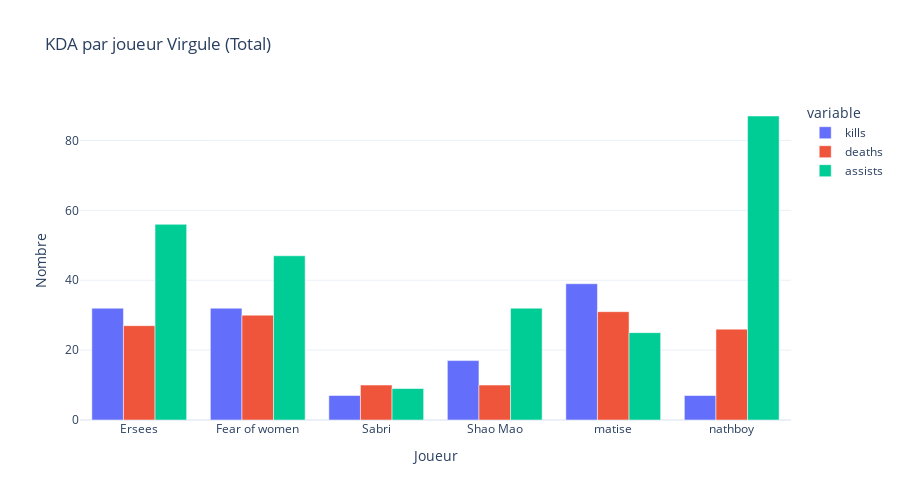

The code cell stored with this chart in its notebook:
### Markdown cell above
## Graphiques - Performance des joueurs

### Code cell
# Graphique KDA par joueur
fig_kda = px.bar(
    kda_stats.reset_index(),
    x="player_name",
    y=["kills", "deaths", "assists"],
    title="KDA par joueur Virgule (Total)",
    barmode="group",
    labels={"player_name": "Joueur", "value": "Nombre"}
)
fig_kda.update_layout(height=500, width=900, template="plotly_white")
fig_kda.show()

### Figure 1 — Plotly figure (JSON) as saved in the notebook; plotly's stock layout.template omitted (floating-point values rounded to 4 significant figures)
{"data": [{"alignmentgroup": "True", "hovertemplate": "variable=kills<br>Joueur=%{x}<br>Nombre=%{y}<extra></extra>", "legendgroup": "kills", "marker": {"color": "#636efa", "pattern": {"shape": ""}}, "name": "kills", "offsetgroup": "kills", "orientation": "v", "showlegend": true, "textposition": "auto", "type": "bar", "x": ["Ersees", "Fear of women", "Sabri", "Shao Mao", "matise", "nathboy"], "xaxis": "x", "y": [32, 32, 7, 17, 39, 7], "yaxis": "y"}, {"alignmentgroup": "True", "hovertemplate": "variable=deaths<br>Joueur=%{x}<br>Nombre=%{y}<extra></extra>", "legendgroup": "deaths", "marker": {"color": "#EF553B", "pattern": {"shape": ""}}, "name": "deaths", "offsetgroup": "deaths", "orientation": "v", "showlegend": true, "textposition": "auto", "type": "bar", "x": ["Ersees", "Fear of women", "Sabri", "Shao Mao", "matise", "nathboy"], "xaxis": "x", "y": [27, 30, 10, 10, 31, 26], "yaxis": "y"}, {"alignmentgroup": "True", "hovertemplate": "variable=assists<br>Joueur=%{x}<br>Nombre=%{y}<extra></extra>", "legendgroup": "assists", "marker": {"color": "#00cc96", "pattern": {"shape": ""}}, "name": "assists", "offsetgroup": "assists", "orientation": "v", "showlegend": true, "textposition": "auto", "type": "bar", "x": ["Ersees", "Fear of women", "Sabri", "Shao Mao", "matise", "nathboy"], "xaxis": "x", "y": [56, 47, 9, 32, 25, 87], "yaxis": "y"}], "layout": {"barmode": "group", "height": 500, "legend": {"title": {"text": "variable"}, "tracegroupgap": 0}, "title": {"text": "KDA par joueur Virgule (Total)"}, "width": 900, "xaxis": {"anchor": "y", "domain": [0, 1], "title": {"text": "Joueur"}}, "yaxis": {"anchor": "x", "domain": [0, 1], "title": {"text": "Nombre"}}}}
